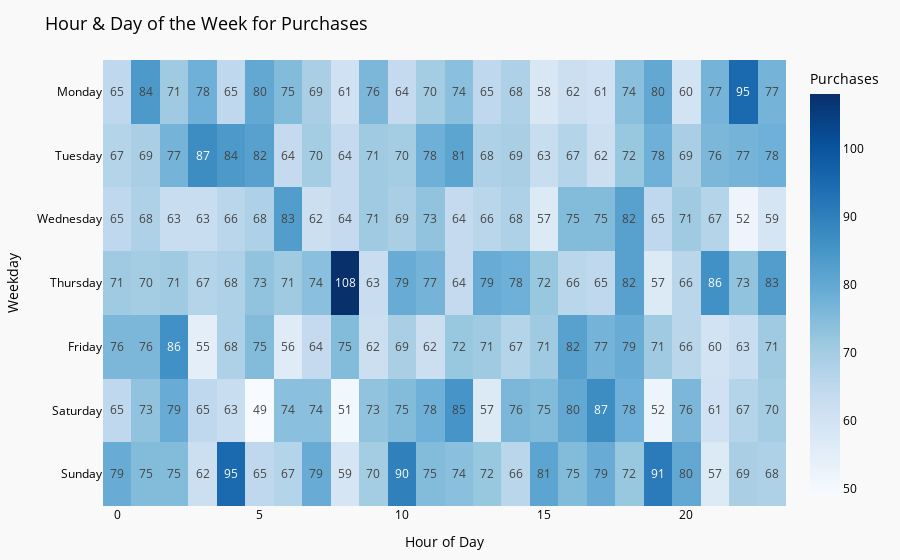

Write notebook code for a chart like this one.
### Markdown cell above
#### Let's combine the last 2 insights into one powerful heatmap to see the day and the hour of the week that user's activity gets increased

### Code cell
weekday_order = ['Monday', 'Tuesday', 'Wednesday', 'Thursday', 'Friday', 'Saturday', 'Sunday']

hour_day_pivot = df.groupby(['MOST_COMMON_WEEKDAY_TO_PURCHASE', 
                             'MOST_COMMON_HOUR_OF_THE_DAY_TO_PURCHASE']).size().unstack(fill_value=0)

hour_day_pivot = hour_day_pivot.reindex(weekday_order)

fig = px.imshow(hour_day_pivot,
                labels=dict(x="Hour of Day", y="Weekday", color="Purchases"),
                x=hour_day_pivot.columns,
                y=hour_day_pivot.index,
                color_continuous_scale='Blues',
                text_auto=True)

fig.update_layout(
    title='Hour & Day of the Week for Purchases',
    plot_bgcolor='white',         
    paper_bgcolor='#f9f9f9',      
    font=dict(color='black'),    
    title_font_size=18,
    margin=dict(t=60, b=40, l=60, r=40)
)

fig.show()

### Figure 1 — Plotly figure (JSON) as saved in the notebook; plotly's stock layout.template omitted (floating-point values rounded to 4 significant figures; data arrays with more than 128 entries replaced by an {"elided": "..."} marker saying what was removed)
{"data": [{"coloraxis": "coloraxis", "hovertemplate": "Hour of Day: %{x}<br>Weekday: %{y}<br>Purchases: %{z}<extra></extra>", "name": "0", "texttemplate": "%{z}", "type": "heatmap", "x": [0, 1, 2, 3, 4, 5, 6, 7, 8, 9, 10, 11, 12, 13, 14, 15, 16, 17, 18, 19, 20, 21, 22, 23], "xaxis": "x", "y": ["Monday", "Tuesday", "Wednesday", "Thursday", "Friday", "Saturday", "Sunday"], "yaxis": "y", "z": {"elided": "7x24 int values"}}], "layout": {"autosize": true, "coloraxis": {"colorbar": {"title": {"text": "Purchases"}}, "colorscale": [[0, "rgb(247,251,255)"], [0.125, "rgb(222,235,247)"], [0.25, "rgb(198,219,239)"], [0.375, "rgb(158,202,225)"], [0.5, "rgb(107,174,214)"], [0.625, "rgb(66,146,198)"], [0.75, "rgb(33,113,181)"], [0.875, "rgb(8,81,156)"], [1, "rgb(8,48,107)"]]}, "font": {"color": "black"}, "margin": {"b": 40, "l": 60, "r": 40, "t": 60}, "paper_bgcolor": "#f9f9f9", "plot_bgcolor": "white", "title": {"font": {"size": 18}, "text": "Hour & Day of the Week for Purchases"}, "xaxis": {"anchor": "y", "autorange": true, "constrain": "domain", "domain": [0, 1], "range": [-0.5, 23.5], "scaleanchor": "y", "title": {"text": "Hour of Day"}, "type": "linear"}, "yaxis": {"anchor": "x", "autorange": true, "constrain": "domain", "domain": [0, 1], "range": [6.5, -0.5], "title": {"text": "Weekday"}, "type": "category"}}}
